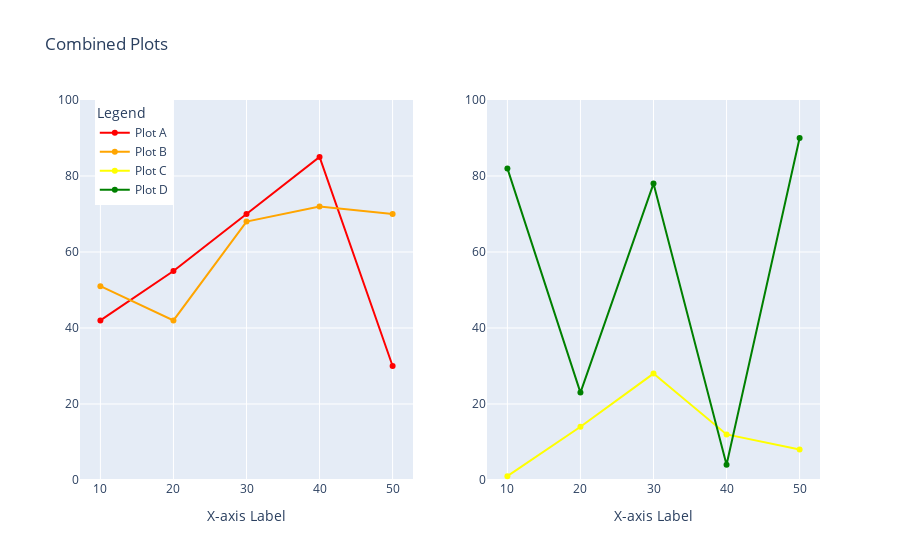
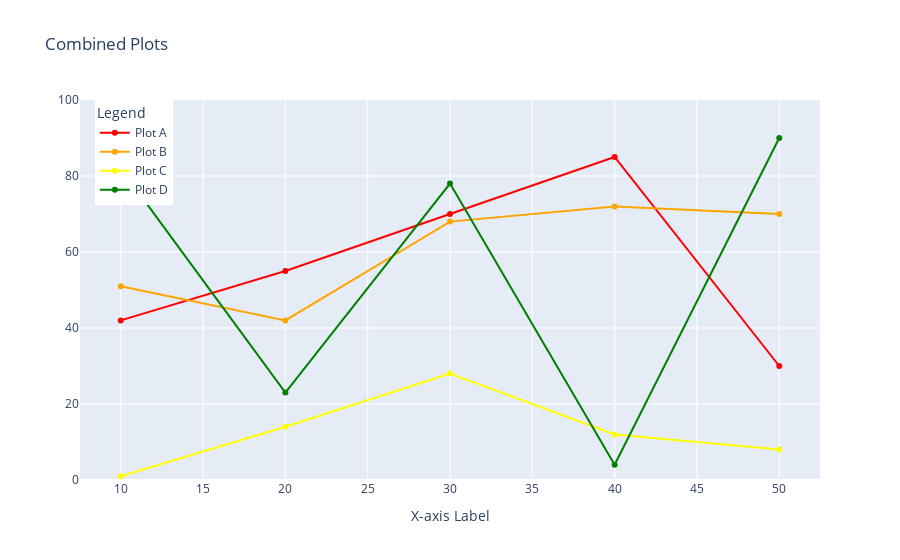

The notebook cell these images were saved under, in order:
### Markdown cell above
Q3. Demonstrate how to achieve a matplotlib operation using plotly.

### Code cell
import plotly.graph_objects as go
from plotly.subplots import make_subplots
 
x_data = [10, 20, 30, 40, 50]
y1_data = [42, 55, 70, 85, 30]
y2_data = [51, 42, 68, 72, 70]
y3_data = [1, 14, 28, 12, 8]
y4_data = [82, 23, 78, 4, 90]
 
fig = make_subplots(rows=1, cols=2)
 
trace1 = go.Scatter(x=x_data, y=y1_data, name="Plot A", mode='lines+markers', marker=dict(color='red'))
fig.add_trace(trace1, row=1, col=1)
 
trace2 = go.Scatter(x=x_data, y=y2_data, name="Plot B", mode='lines+markers', marker=dict(color='orange'))
fig.update_yaxes(title_text="Y-axis Label for Plot B", secondary_y=True, row=1, col=1)
fig.add_trace(trace2, row=1, col=1)
 
fig.update_yaxes(range=[0, 100], row=1, col=1)
 
trace3 = go.Scatter(x=x_data, y=y3_data, name="Plot C", mode='lines+markers', marker=dict(color='yellow'))
fig.add_trace(trace3, row=1, col=2)
 
trace4 = go.Scatter(x=x_data, y=y4_data, name="Plot D", mode='lines+markers', marker=dict(color='green'))
fig.update_yaxes(title_text="Y-axis Label for Plot D", secondary_y=True, row=1, col=2)
fig.add_trace(trace4, row=1, col=2)
 
fig.update_yaxes(range=[0, 100], row=1, col=2)
 
fig.update_xaxes(title_text="X-axis Label")
 
fig.update_layout(
    title="Combined Plots",
    legend_title_text="Legend",
    legend_orientation="v",  # Set legend orientation to 'v' for vertical
    legend=dict(x=0.02, y=1),
)
 
fig.show()
 
fig2 = make_subplots(rows=1, cols=1)
 
trace1 = go.Scatter(x=x_data, y=y1_data, name="Plot A", mode='lines+markers', marker=dict(color='red'))
fig2.add_trace(trace1, row=1, col=1)
 
fig2.update_yaxes(title_text="Y-axis Label for Plot B", secondary_y=True, row=1, col=1)
fig2.add_trace(trace2, row=1, col=1)
 
trace3 = go.Scatter(x=x_data, y=y3_data, name="Plot C", mode='lines+markers', marker=dict(color='yellow'))
fig2.add_trace(trace3, row=1, col=1)
 
trace4 = go.Scatter(x=x_data, y=y4_data, name="Plot D", mode='lines+markers', marker=dict(color='green'))
fig2.add_trace(trace4, row=1, col=1)
 
fig2.update_yaxes(range=[0, 100], row=1, col=1)
 
fig2.update_xaxes(title_text="X-axis Label")
 
fig2.update_layout(
    title="Combined Plots",
    legend_title_text="Legend",
    legend_orientation="v",
    legend=dict(x=0.02, y=1),
)
 
fig2.show()

### Figure 1 — Plotly figure (JSON) as saved in the notebook; plotly's stock layout.template omitted (floating-point values rounded to 4 significant figures)
{"data": [{"marker": {"color": "red"}, "mode": "lines+markers", "name": "Plot A", "type": "scatter", "x": [10, 20, 30, 40, 50], "xaxis": "x", "y": [42, 55, 70, 85, 30], "yaxis": "y"}, {"marker": {"color": "orange"}, "mode": "lines+markers", "name": "Plot B", "type": "scatter", "x": [10, 20, 30, 40, 50], "xaxis": "x", "y": [51, 42, 68, 72, 70], "yaxis": "y"}, {"marker": {"color": "yellow"}, "mode": "lines+markers", "name": "Plot C", "type": "scatter", "x": [10, 20, 30, 40, 50], "xaxis": "x2", "y": [1, 14, 28, 12, 8], "yaxis": "y2"}, {"marker": {"color": "green"}, "mode": "lines+markers", "name": "Plot D", "type": "scatter", "x": [10, 20, 30, 40, 50], "xaxis": "x2", "y": [82, 23, 78, 4, 90], "yaxis": "y2"}], "layout": {"legend": {"orientation": "v", "title": {"text": "Legend"}, "x": 0.02, "y": 1}, "title": {"text": "Combined Plots"}, "xaxis": {"anchor": "y", "domain": [0, 0.45], "title": {"text": "X-axis Label"}}, "xaxis2": {"anchor": "y2", "domain": [0.55, 1], "title": {"text": "X-axis Label"}}, "yaxis": {"anchor": "x", "domain": [0, 1], "range": [0, 100]}, "yaxis2": {"anchor": "x2", "domain": [0, 1], "range": [0, 100]}}}

### Figure 2 — Plotly figure (JSON) as saved in the notebook; plotly's stock layout.template omitted (floating-point values rounded to 4 significant figures)
{"data": [{"marker": {"color": "red"}, "mode": "lines+markers", "name": "Plot A", "type": "scatter", "x": [10, 20, 30, 40, 50], "xaxis": "x", "y": [42, 55, 70, 85, 30], "yaxis": "y"}, {"marker": {"color": "orange"}, "mode": "lines+markers", "name": "Plot B", "type": "scatter", "x": [10, 20, 30, 40, 50], "xaxis": "x", "y": [51, 42, 68, 72, 70], "yaxis": "y"}, {"marker": {"color": "yellow"}, "mode": "lines+markers", "name": "Plot C", "type": "scatter", "x": [10, 20, 30, 40, 50], "xaxis": "x", "y": [1, 14, 28, 12, 8], "yaxis": "y"}, {"marker": {"color": "green"}, "mode": "lines+markers", "name": "Plot D", "type": "scatter", "x": [10, 20, 30, 40, 50], "xaxis": "x", "y": [82, 23, 78, 4, 90], "yaxis": "y"}], "layout": {"legend": {"orientation": "v", "title": {"text": "Legend"}, "x": 0.02, "y": 1}, "title": {"text": "Combined Plots"}, "xaxis": {"anchor": "y", "domain": [0, 1], "title": {"text": "X-axis Label"}}, "yaxis": {"anchor": "x", "domain": [0, 1], "range": [0, 100]}}}
